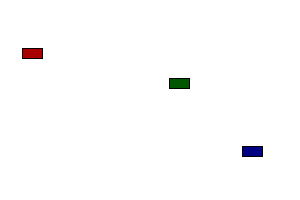
Frame 1 (no input)
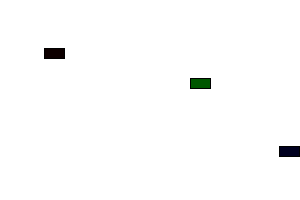
Frame 60 (the mouse pressed at the canvas centre just before this capture)
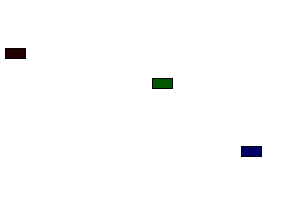
Frame 120 (the mouse held since frame 60 and released just before this capture)

The Processing sketch that drew these frames (run headless with seeded random() and noise(); from frame 60 on, the mouse is pressed at the canvas centre):

// Processing sketch: processing_118593
// ── processing_118593.pde

Car myCar1;
Car myCar2;
Car myCar3;
color c; 
//color d; 
//color e; 
float xspeed; 
float xspeed2;
float xspeed3;

void setup() {
  size(300,200);
  myCar1 = new Car(color(random(40, 240),0,0),random(10,90),random(10,56),2.0, false); // Parameters go inside the parentheses when the object is constructed.
  myCar2 = new Car(color(0,random(40, 240),0),random(100,190),random(66,122),2.0, false);
  myCar3 = new Car(color(0,0,random(40, 240)),random(200,290),random(132,190),3.0, false);
  /*c = color(random(255),255,255);
  d = color(255,random(255),255); 
  e = color(255,255,random(255)); */
}

void draw() {
  background(255);
  //println(hit);
 
  myCar1.move();
  myCar1.display();
  myCar2.move();
  myCar2.display();
  myCar3.move();
  myCar3.display();
  
  if (myCar1.hit == true)
  {
    myCar1.c = color(random(10, 240),0,0); 
    xspeed = random(2.0,5.0);
    myCar1.changeDir(xspeed); 
    myCar2.changeDir(xspeed); 
    myCar3.changeDir(xspeed); 
    println("car1"); 
    myCar1.hit = false; 
    myCar2.hit = false; 
    myCar3.hit = false; 
  }
  else if (myCar2.hit == true)
  {
    myCar2.c = color(0,random(10, 240),0);
    xspeed2 = random(2.0,5.0); 
    myCar1.changeDir(xspeed2); 
    myCar2.changeDir(xspeed2); 
    myCar3.changeDir(xspeed2); 
    println("car2"); 
    myCar1.hit = false; 
    myCar2.hit = false; 
    myCar3.hit = false;
  }
  else if (myCar3.hit == true)
  {
    myCar3.c = color(0,0,random(10, 240)); 
    xspeed3 = random(2.0,5.0);
    myCar1.changeDir(xspeed3); 
    myCar2.changeDir(xspeed3); 
    myCar3.changeDir(xspeed3); 
    println("car3"); 
    myCar1.hit = false; 
    myCar2.hit = false; 
    myCar3.hit = false;
  }
  
  /*if (myCar1.hitCheck() == true || myCar2.hitCheck() == true || myCar3.hitCheck() == true){
  myCar1.changeDir(xspeed); 
  myCar2.changeDir(xspeed2); 
  myCar3.changeDir(xspeed3); 
  }*/ 
  
  
 
  //myCar1.addSpeed(); 
  //myCar2.addSpeed(); 
  //myCar3.addSpeed(); 
}


class Car { // Even though there are multiple objects, we still only need one class. No matter how many cookies we make, only one cookie cutter is needed.Isnâ€™t object-oriented programming swell?
  color c;
  float xpos;
  float ypos;
  float xspeed;
  boolean hit; 

 
Car(color tempC, float tempXpos, float tempYpos, float tempXspeed, boolean tempHit) { // The Constructor is defined with arguments.
    c = tempC;
    xpos = tempXpos;
    ypos = tempYpos;
    xspeed = tempXspeed;
    hit = tempHit; 
  }
  
void display() {
    stroke(0);
    fill(c);
    rectMode(CENTER);
    rect(xpos,ypos,20,10);
  }

void move() {
    xpos = xpos + xspeed;
    if (xpos >= width || xpos <= 0) {
      hit = true;
    }
  }
  
void addSpeed(){
  if (xspeed >= 0)
  xspeed = xspeed + random(0.001,0.01); 
  else
  xspeed = xspeed - random(0.001,0.01);
}
  
void changeDir(float tempXspeed) {
    //xspeed = -tempXspeed;
    if (xspeed >= 0)
    {
    xspeed = -tempXspeed; 
    }
    else
    {
    xspeed = tempXspeed;
    }
    //hit = false;
    //c = tempC;  
}

boolean hitCheck() {
  if (hit == true)
  {
    return true; 
  }
  else
    return false; 
}

}
